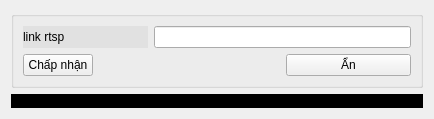
<?xml version="1.0" encoding="UTF-8"?>
<ui version="4.0">
 <class>Form</class>
 <widget class="QWidget" name="Form">
  <property name="geometry">
   <rect>
    <x>0</x>
    <y>0</y>
    <width>434</width>
    <height>106</height>
   </rect>
  </property>
  <property name="windowTitle">
   <string>Form</string>
  </property>
  <layout class="QGridLayout" name="gridLayout">
   <item row="0" column="0">
    <widget class="QGroupBox" name="group_setup">
     <property name="title">
      <string/>
     </property>
     <layout class="QGridLayout" name="gridLayout_2">
      <item row="0" column="1" colspan="2">
       <widget class="QLineEdit" name="line_rtsp"/>
      </item>
      <item row="1" column="0" colspan="2">
       <widget class="QPushButton" name="btn_accept">
        <property name="maximumSize">
         <size>
          <width>70</width>
          <height>16777215</height>
         </size>
        </property>
        <property name="text">
         <string>Chấp nhận</string>
        </property>
       </widget>
      </item>
      <item row="0" column="0">
       <widget class="QLabel" name="label">
        <property name="styleSheet">
         <string notr="true">background-color: rgb(225, 225, 225);</string>
        </property>
        <property name="text">
         <string>link rtsp</string>
        </property>
       </widget>
      </item>
      <item row="1" column="2">
       <widget class="QPushButton" name="btn_hiden">
        <property name="text">
         <string>Ẩn</string>
        </property>
       </widget>
      </item>
     </layout>
    </widget>
   </item>
   <item row="1" column="0">
    <widget class="QLabel" name="camera_frame">
     <property name="styleSheet">
      <string notr="true">background-color: rgb(0, 0, 0);</string>
     </property>
     <property name="text">
      <string/>
     </property>
    </widget>
   </item>
  </layout>
 </widget>
 <resources/>
 <connections/>
</ui>
